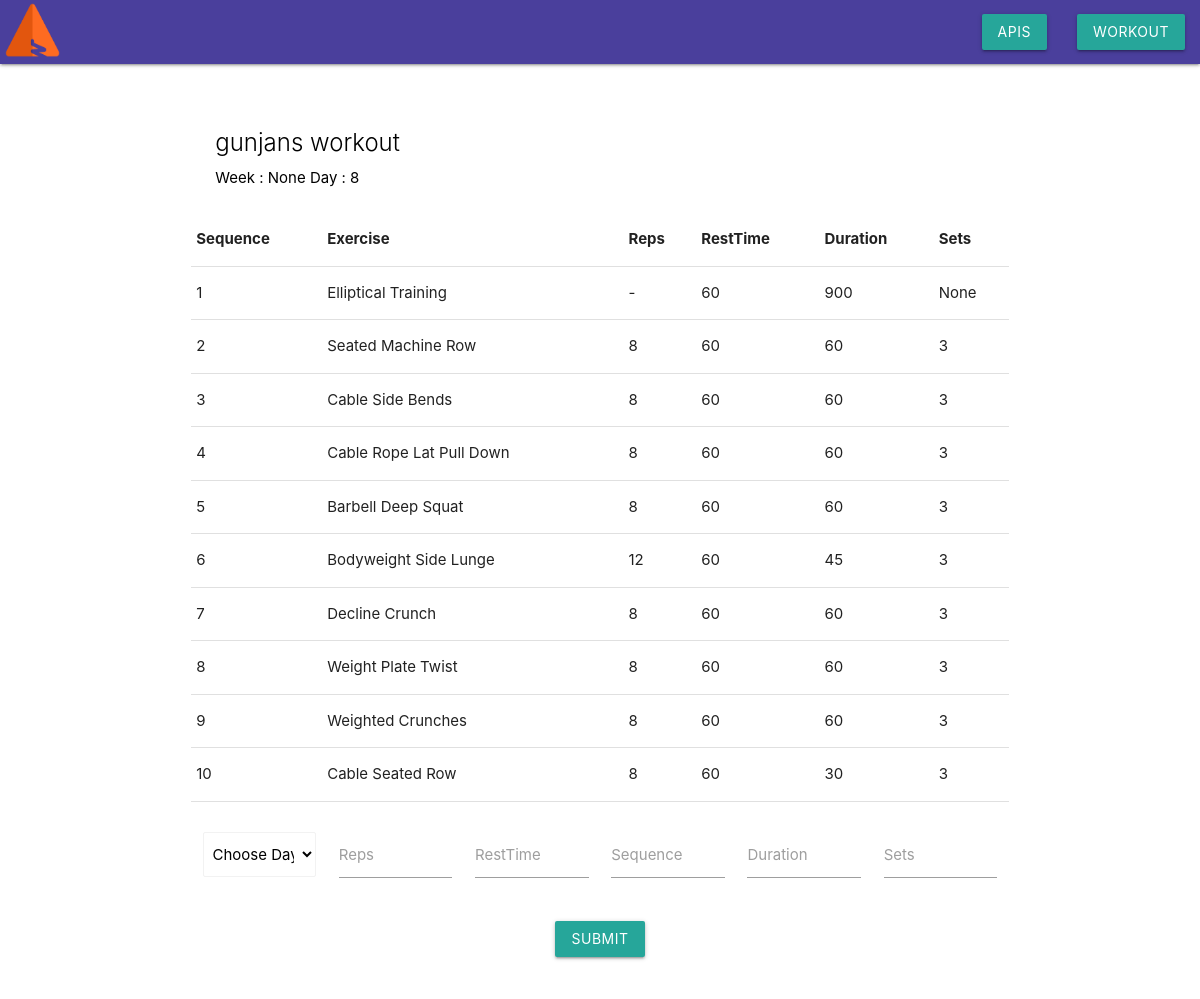
/workoutprograms/routine/details/8, run on the app's committed database.
### database/database.py (models this page shows, shortened)
class WorkoutPrograms(db.Model):
    id = db.Column(db.Integer, primary_key=True)
    name = db.Column(db.String(50)) # 4 weeks Beginner Program"
    bodyPart = db.Column(db.String(50)) # ": "FullBody",
    difficulty = db.Column(db.String(50)) # ": "Beginner",
    duration = db.Column(db.Integer) # ": "40",
    frequency = db.Column(db.Integer) # ": "4",
    previewLink = db.Column(db.String(250)) # ": "https://www.jefit.com/images/exercises/50_50/8.jpg",
    routine = db.Column(db.String(50)) # ": "None",
    shortDescription = db.Column(db.String(50)) # ": "Sample Beginner Program",
    type = db.Column(db.String(50)) # ": "Bulking",
    weeks = db.Column(db.Integer) # ": "4"
    createdDate = db.Column(DateTime, default=datetime.utcnow)
    updatedDate = db.Column(DateTime, onupdate=datetime.utcnow)
    activity_id = db.Column(db.Integer, db.ForeignKey(Activity.id), nullable=False)
    activity = db.relationship('Activity', backref='workoutprograms')

class ProgramRoutines(db.Model):
    id = db.Column(db.Integer, primary_key=True)
    Day = db.Column(db.Integer) # ": "1",
    Duration = db.Column(db.Integer)  # ": "40",
    Musle = db.Column(db.String(50)) # ": "Chest and tricepts",
    PreviewLink = db.Column(db.String(250)) # ": "https://www.jefit.com/images/exercises/50_50/32.jpg",
    RoutineId = db.Column(db.Integer)  # ": "123",
    Sequence = db.Column(db.Integer)  # ": "1",
    Week = db.Column(db.Integer)  # ": "1"
    workoutprogram_id = db.Column(db.Integer, db.ForeignKey(WorkoutPrograms.id), nullable=False)
    workoutprograms = db.relationship("WorkoutPrograms", backref='programroutines')

class DailyRoutines(db.Model):
    id = db.Column(db.Integer, primary_key=True)
    Difficulty = db.Column(db.Integer, db.ForeignKey(Exercises.difficulty), nullable=False)
    Duration = db.Column(db.String(4)) # ": "1m",
    ExerciseId = db.Column(db.Integer, db.ForeignKey(Exercises.id), nullable=False) # ": "2",
    ExerciseName = db.Column(db.String, nullable=False) # ": "Barbell Bench Press",
    Muscle = db.Column(db.Integer, nullable=False) # ": "Chest",
    PreviewLink = db.Column(db.Integer, nullable=False) # ": "https://www.jefit.com/images/exercises/50_50/8.jpg",
    Reps = db.Column(db.Integer) # ": "8",
    RestTime = db.Column(db.Integer)# ": "60",
    Routine = db.Column(db.Integer, nullable=False) # ": "Beginner",
    Sequence = db.Column(db.Integer) # ": "1",
    Sets = db.Column(db.Integer) # ": "3",
    Type = db.Column(db.Integer, nullable=False)
    programroutine_id = db.Column(db.Integer, db.ForeignKey(ProgramRoutines.id), nullable=False)
    programroutine = db.relationship("ProgramRoutines", backref='dailyRoutines', lazy=True)

### app.py (the view)
@app.route('/workoutprograms/routine/details/<int:id>', methods=['GET', 'POST'])
def routineDetails(id):
    try:
        routine = database.ProgramRoutines.query.filter(database.ProgramRoutines.id == id).one()
    except:
        None
    try:
        wodetails = database.WorkoutPrograms.query.filter(database.WorkoutPrograms.id == routine.workoutprogram_id).one()
    except:
        None
    try:
        daily = database.DailyRoutines.query.filter(database.DailyRoutines.programroutine_id == id).all()
        exercisesList = dbsession.session.query(database.Exercises).order_by(database.Exercises.muscle).all()
    except:
        None
    if request.method == 'POST':
        ExerciseId = request.form['ExerciseId']
        exercise = database.Exercises.query.filter(database.Exercises.id == ExerciseId).one()
        daily = database.DailyRoutines()
        daily.Difficulty = exercise.difficulty
        daily.Duration = request.form['Duration']
        daily.ExerciseId = ExerciseId
        daily.ExerciseName = exercise.name
        daily.Muscle = exercise.muscle
        daily.PreviewLink = exercise.previewLink
        daily.Reps = request.form['Reps']
        daily.RestTime = request.form['RestTime']
        daily.Routine = exercise.routine
        daily.Sequence = request.form['Sequence']
        daily.Sets = request.form['Sets']
        daily.Type = exercise.type
        daily.programroutine_id = id
        dbsession.session.add(daily)
        dbsession.session.commit()
        return redirect(url_for('routineDetails', routineDetails=routine, wodetails=wodetails, muscle=exercisesList, daily=daily))
    else:
        return render_template('/routine/routinedetails.html', routineDetails=routine, wodetails=wodetails, muscle=exercisesList, daily=daily)

### templates/routine/routinedetails.html (shortened to what this page needs)
{% extends "layout.html" %}
{% block content %}
<div class="container">
    <div class="section">
        <div class="row ">
            <div class="col s12 m12 l12">
                <div class="card" style="box-shadow: 0px 0px 0px 0px;">
                    <div class="card-content black-text">
                    {% if wodetails: %}
                        <h5 class="card-title">{{ wodetails.name }}</h5>
                    {% endif %}
                    {% if routineDetails: %}
                        <p>Week : {{ routineDetails.Week }} Day : {{ routineDetails.Day }} </p>
                    {% endif %}
                    </div>
                    {% if daily: %}
                    <table>
                        <thead>
                        <tr>
                            <th>Sequence</th>
                            <th>Exercise</th>
                            <th>Reps</th>
                            <th>RestTime</th>
                            <th>Duration</th>
                            <th>Sets</th>
                        </tr>
                        </thead>
                        <tbody>
                        {% for row in daily %}
                        <tr>
                            <td>{{row.Sequence}}</td>
                            <td>{{row.ExerciseName}}</td>
                            <td>{{row.Reps}}</td>
                            <td>{{row.RestTime}}</td>
                            <td>{{row.Duration}}</td>
                            <td>{{row.Sets}}</td>
                        </tr>
                        {% endfor %}
                        </tbody>
                    </table>
                    {% endif %}
                    <div class="input-field col s12">
                        <form action="{{ url_for('routineDetails', id=routineDetails.id)}}" method="POST">
                            <div class="row">
                                <div class="input-field col s2">
                                    <select class="browser-default" id="Muscle" name="ExerciseId">
                                        <option value="" disabled selected>Choose Day</option>
                                    </select>
                                </div>
                                <div class="input-field col s2">
                                    <input id="Reps" type="text" name="Reps" class="validate">
                                    <label for="Reps">Reps</label>
                                </div>
                                <div class="input-field col s2">
                                    <input id="RestTime" type="text" name="RestTime" class="validate">
                                    <label for="RestTime">RestTime</label>
                                </div>
                                <div class="input-field col s2">
                                    <input id="Sequence" type="text" name="Sequence" class="validate">
                                    <label for="Sequence">Sequence</label>
                                </div>
                                <div class="input-field col s2">
                                    <input id="Duration" type="text" name="Duration" class="validate">
                                    <label for="Duration">Duration</label>
                                </div>
                                <div class="input-field col s2">
                                    <input id="Sets" type="text" name="Sets" class="validate">
                                    <label for="Sets">Sets</label>
                                </div>
                            </div>
                            <center>
                                <div class="container">
                                    <button class="btn waves-effect waves-light" type="submit" name="action">Submit
                                    </button>
                                </div>
                            </center>
                        </form>
                    </div>
                </div>
            </div>
        </div>
    </div>
</div>
{% endblock %}

### data on the page
WorkoutPrograms: name "gunjans workout"
ProgramRoutines: Week "None", Day "8"
DailyRoutines: Sequence "1", ExerciseName "Elliptical Training", Reps "-", RestTime "60", Duration "900", Sets "None"
DailyRoutines: Sequence "2", ExerciseName "Seated Machine Row", Reps "8", RestTime "60", Duration "60", Sets "3"
DailyRoutines: Sequence "3", ExerciseName "Cable Side Bends", Reps "8", RestTime "60", Duration "60", Sets "3"
DailyRoutines: Sequence "4", ExerciseName "Cable Rope Lat Pull Down", Reps "8", RestTime "60", Duration "60", Sets "3"
DailyRoutines: Sequence "5", ExerciseName "Barbell Deep Squat", Reps "8", RestTime "60", Duration "60", Sets "3"
DailyRoutines: Sequence "6", ExerciseName "Bodyweight Side Lunge", Reps "12", RestTime "60", Duration "45", Sets "3"
DailyRoutines: Sequence "7", ExerciseName "Decline Crunch", Reps "8", RestTime "60", Duration "60", Sets "3"
DailyRoutines: Sequence "8", ExerciseName "Weight Plate Twist", Reps "8", RestTime "60", Duration "60", Sets "3"
DailyRoutines: Sequence "9", ExerciseName "Weighted Crunches", Reps "8", RestTime "60", Duration "60", Sets "3"
DailyRoutines: Sequence "10", ExerciseName "Cable Seated Row", Reps "8", RestTime "60", Duration "30", Sets "3"
